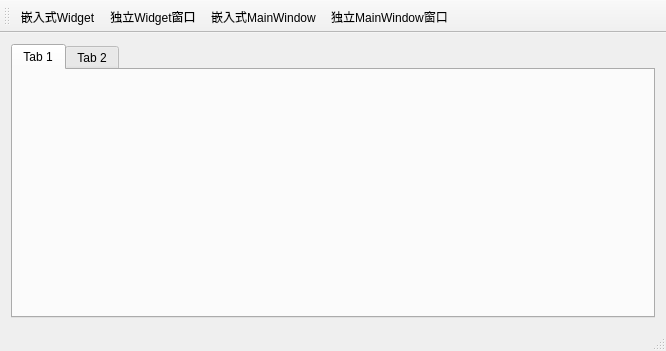
<?xml version="1.0" encoding="UTF-8"?>
<ui version="4.0">
 <class>QWMainWindow</class>
 <widget class="QMainWindow" name="QWMainWindow">
  <property name="geometry">
   <rect>
    <x>0</x>
    <y>0</y>
    <width>666</width>
    <height>351</height>
   </rect>
  </property>
  <property name="windowTitle">
   <string>QWMainWindow</string>
  </property>
  <widget class="QWidget" name="centralWidget">
   <layout class="QHBoxLayout" name="horizontalLayout">
    <item>
     <widget class="QTabWidget" name="tabWidget">
      <widget class="QWidget" name="tab">
       <attribute name="title">
        <string>Tab 1</string>
       </attribute>
      </widget>
      <widget class="QWidget" name="tab_2">
       <attribute name="title">
        <string>Tab 2</string>
       </attribute>
      </widget>
     </widget>
    </item>
   </layout>
  </widget>
  <widget class="QMenuBar" name="menuBar">
   <property name="geometry">
    <rect>
     <x>0</x>
     <y>0</y>
     <width>666</width>
     <height>23</height>
    </rect>
   </property>
  </widget>
  <widget class="QToolBar" name="mainToolBar">
   <attribute name="toolBarArea">
    <enum>TopToolBarArea</enum>
   </attribute>
   <attribute name="toolBarBreak">
    <bool>false</bool>
   </attribute>
   <addaction name="actWidgetInsite"/>
   <addaction name="actWidget"/>
   <addaction name="actMainWindowInside"/>
   <addaction name="actMainWindow"/>
  </widget>
  <widget class="QStatusBar" name="statusBar"/>
  <action name="actWidgetInsite">
   <property name="text">
    <string>嵌入式Widget</string>
   </property>
  </action>
  <action name="actWidget">
   <property name="text">
    <string>独立Widget窗口</string>
   </property>
  </action>
  <action name="actMainWindowInside">
   <property name="text">
    <string>嵌入式MainWindow</string>
   </property>
  </action>
  <action name="actMainWindow">
   <property name="text">
    <string>独立MainWindow窗口</string>
   </property>
  </action>
 </widget>
 <layoutdefault spacing="6" margin="11"/>
 <resources/>
 <connections/>
</ui>
